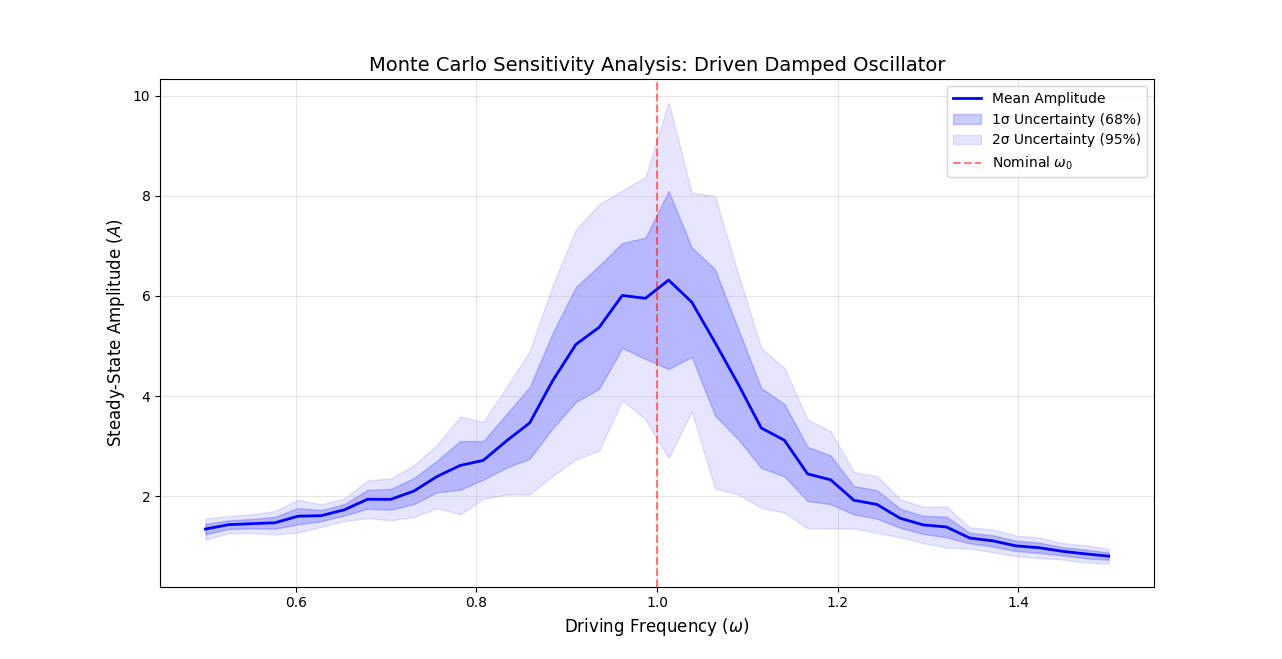

Write Python code to recreate this figure.
import numpy as np
import matplotlib.pyplot as plt
from dataclasses import dataclass

# ============================================================================
# 1. CORE PHYSICS CLASSES (Definitions)
# ============================================================================

@dataclass
class DrivenOscillatorParams:
    mass: float = 1.0
    damping_coeff: float = 0.15
    spring_constant: float = 1.0
    f_amplitude: float = 1.0
    f_frequency: float = 1.0

    @property
    def natural_frequency(self) -> float:
        return np.sqrt(self.spring_constant / self.mass)

class DrivenODESystem:
    def __init__(self, params: DrivenOscillatorParams):
        self.p = params

    def state_derivative(self, state: np.ndarray, t: float) -> np.ndarray:
        x, v = state
        f_ext = self.p.f_amplitude * np.cos(self.p.f_frequency * t)
        dxdt = v
        dvdt = (f_ext - self.p.damping_coeff * v - self.p.spring_constant * x) / self.p.mass
        return np.array([dxdt, dvdt])

class RK4Integrator:
    def __init__(self, ode_system: DrivenODESystem, dt: float = 0.05):
        self.ode = ode_system
        self.dt = dt

    def step(self, state: np.ndarray, t: float) -> np.ndarray:
        dt = self.dt
        k1 = self.ode.state_derivative(state, t)
        k2 = self.ode.state_derivative(state + 0.5 * dt * k1, t + 0.5 * dt)
        k3 = self.ode.state_derivative(state + 0.5 * dt * k2, t + 0.5 * dt)
        k4 = self.ode.state_derivative(state + dt * k3, t + dt)
        return state + (dt / 6.0) * (k1 + 2*k2 + 2*k3 + k4)

# ============================================================================
# 2. ANALYSIS FUNCTIONS
# ============================================================================

def get_steady_state_amplitude(params, t_max=100.0, dt=0.05):
    ode = DrivenODESystem(params)
    integrator = RK4Integrator(ode, dt)
    state = np.array([0.0, 0.0])
    x_history = []

    for step in range(int(t_max/dt)):
        t = step * dt
        state = integrator.step(state, t)
        if t > t_max * 0.8: # Only take last 20% of time
            x_history.append(state[0])
            
    return (np.max(x_history) - np.min(x_history)) / 2

# ============================================================================
# 3. MONTE CARLO CORE LOGIC
# ============================================================================

def run_monte_carlo_scan(freq_range, num_trials=30):
    all_results = []
    
    print(f"Starting Monte Carlo Scan with {num_trials} trials per frequency...")
    
    for freq in freq_range:
        trial_amps = []
        for _ in range(num_trials):
            # Adding 5% Gaussian noise to physical parameters
            m_noisy = np.random.normal(1.0, 0.05)
            c_noisy = np.random.normal(0.15, 0.03)
            k_noisy = np.random.normal(1.0, 0.05)
            
            p = DrivenOscillatorParams(mass=m_noisy, damping_coeff=c_noisy, 
                                       spring_constant=k_noisy, f_frequency=freq)
            
            amp = get_steady_state_amplitude(p)
            trial_amps.append(amp)
        
        all_results.append(trial_amps)
        print(f"Frequency {freq:.2f} [Trial Data Collected]")

    return np.array(all_results)

# ============================================================================
# 4. EXECUTION & VISUALIZATION
# ============================================================================

if __name__ == "__main__":
    # Frequency range near resonance
    freqs = np.linspace(0.5, 1.5, 40)
    
    # Run the Monte Carlo simulation
    raw_results = run_monte_carlo_scan(freqs, num_trials=30)
    
    # Statistical analysis
    means = np.mean(raw_results, axis=1)
    stds = np.std(raw_results, axis=1)

    # Plotting
    
    plt.figure(figsize=(12, 7))
    
    # Mean curve
    plt.plot(freqs, means, 'b-', label='Mean Amplitude', linewidth=2)
    
    # Confidence Interval (Shaded region)
    plt.fill_between(freqs, means - stds, means + stds, color='blue', alpha=0.2, label='1σ Uncertainty (68%)')
    plt.fill_between(freqs, means - 2*stds, means + 2*stds, color='blue', alpha=0.1, label='2σ Uncertainty (95%)')

    plt.axvline(x=1.0, color='red', linestyle='--', alpha=0.5, label='Nominal $\omega_0$')
    
    plt.title("Monte Carlo Sensitivity Analysis: Driven Damped Oscillator", fontsize=14)
    plt.xlabel("Driving Frequency ($\omega$)", fontsize=12)
    plt.ylabel("Steady-State Amplitude ($A$)", fontsize=12)
    plt.legend()
    plt.grid(True, alpha=0.3)
    
    print("\nSimulation complete. Plotting results...")
    plt.show()
